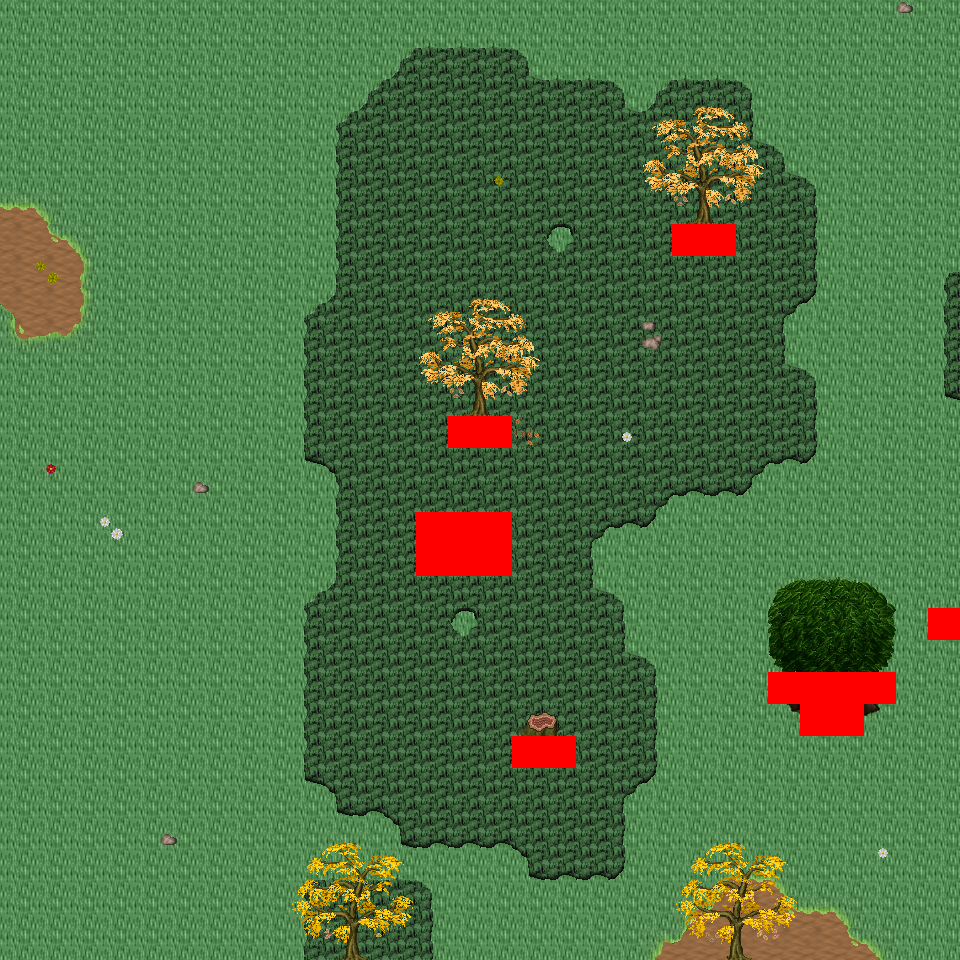

A 2D game scene composited from a Tiled map and its tileset images. What follows is a short description and the map's XML, with each tile layer's data collapsed to a summary:
An orthogonal 30x30 tile map with 32x32 px tiles, 6 tile layers (Ground, Object, Object2, Above, ...), 20 tilesets and 2 objects (2x mapExit).

<map version="1.0" orientation="orthogonal" renderorder="right-down" width="30" height="30" tilewidth="32" tileheight="32" nextobjectid="3">
  <tileset firstgid="1" name="tileset_logic_collision" tilewidth="32" tileheight="32" tilecount="1" columns="1">
    <image source="../drawable/tileset_logic_collision.png" width="32" height="32" />
  </tileset>
  <tileset firstgid="2" name="tileset_ground_ground" tilewidth="32" tileheight="32" tilecount="33" columns="3">
    <image source="../drawable/tileset_ground_ground.png" width="96" height="352" />
  </tileset>
  <tileset firstgid="35" name="tileset_ground_rock_pebbles" tilewidth="32" tileheight="32" tilecount="3" columns="1">
    <image source="../drawable/tileset_ground_rock_pebbles.png" width="32" height="96" />
  </tileset>
  <tileset firstgid="38" name="tileset_ground_grass_corners" tilewidth="32" tileheight="32" tilecount="24" columns="6">
    <image source="../drawable/tileset_ground_grass_corners.png" width="192" height="128" />
  </tileset>
  <tileset firstgid="62" name="tileset_ground_grass_edges" tilewidth="32" tileheight="32" tilecount="36" columns="12">
    <image source="../drawable/tileset_ground_grass_edges.png" width="384" height="96" />
  </tileset>
  <tileset firstgid="98" name="tileset_ground_grass_2" tilewidth="32" tileheight="32" tilecount="21" columns="3">
    <image source="../drawable/tileset_ground_grass_2.png" width="96" height="224" />
  </tileset>
  <tileset firstgid="119" name="tileset_plant_leaves" tilewidth="32" tileheight="32" tilecount="8" columns="4">
    <image source="../drawable/tileset_plant_leaves.png" width="128" height="64" />
  </tileset>
  <tileset firstgid="127" name="tileset_plant_tree_tree_darkgreen" tilewidth="32" tileheight="32" tilecount="88" columns="8">
    <image source="../drawable/tileset_plant_tree_tree_darkgreen.png" width="256" height="352" />
  </tileset>
  <tileset firstgid="215" name="tileset_plant_tree_fall_trees" tilewidth="32" tileheight="32" tilecount="40" columns="8">
    <image source="../drawable/tileset_plant_tree_fall_trees.png" width="256" height="160" />
  </tileset>
  <tileset firstgid="255" name="tileset_plant_tree_pine_tree" tilewidth="32" tileheight="32" tilecount="20" columns="4">
    <image source="../drawable/tileset_plant_tree_pine_tree.png" width="128" height="160" />
  </tileset>
  <tileset firstgid="275" name="tileset_plant_stump_hollow_logs" tilewidth="32" tileheight="32" tilecount="6" columns="3">
    <image source="../drawable/tileset_plant_stump_hollow_logs.png" width="96" height="64" />
  </tileset>
  <tileset firstgid="281" name="tileset_plant_stump_small_stump" tilewidth="32" tileheight="32" tilecount="4" columns="2">
    <image source="../drawable/tileset_plant_stump_small_stump.png" width="64" height="64" />
  </tileset>
  <tileset firstgid="285" name="tileset_plant_stump_stump_purple" tilewidth="32" tileheight="32" tilecount="4" columns="2">
    <image source="../drawable/tileset_plant_stump_stump_purple.png" width="64" height="64" />
  </tileset>
  <tileset firstgid="289" name="tileset_plant_flower_daisy_blue" tilewidth="32" tileheight="32" tilecount="8" columns="2">
    <image source="../drawable/tileset_plant_flower_daisy_blue.png" width="64" height="128" />
  </tileset>
  <tileset firstgid="297" name="tileset_plant_flower_daisy_red" tilewidth="32" tileheight="32" tilecount="8" columns="2">
    <image source="../drawable/tileset_plant_flower_daisy_red.png" width="64" height="128" />
  </tileset>
  <tileset firstgid="305" name="tileset_plant_flower_daisy_white" tilewidth="32" tileheight="32" tilecount="8" columns="2">
    <image source="../drawable/tileset_plant_flower_daisy_white.png" width="64" height="128" />
  </tileset>
  <tileset firstgid="313" name="tileset_plant_flower_daisy_yellow" tilewidth="32" tileheight="32" tilecount="8" columns="2">
    <image source="../drawable/tileset_plant_flower_daisy_yellow.png" width="64" height="128" />
  </tileset>
  <tileset firstgid="321" name="tileset_logic_creature_animal" tilewidth="32" tileheight="32" tilecount="32" columns="8">
    <image source="../drawable/tileset_logic_creature_animal.png" width="256" height="128" />
  </tileset>
  <tileset firstgid="353" name="tileset_logic_creature_reptile" tilewidth="32" tileheight="32" tilecount="7" columns="7">
    <image source="../drawable/tileset_logic_creature_reptile.png" width="224" height="32" />
  </tileset>
  <tileset firstgid="360" name="tileset_logic_creature_fowl" tilewidth="32" tileheight="32" tilecount="6" columns="6">
    <image source="../drawable/tileset_logic_creature_fowl.png" width="192" height="32" />
  </tileset>
  <layer name="Ground" width="30" height="30">
    <data>[900 cells, 900 non-empty, 3 distinct tile ids]</data>
  </layer>
  <layer name="Object" width="30" height="30">
    <data>[900 cells, 151 non-empty, 48 distinct tile ids]</data>
  </layer>
  <layer name="Object2" width="30" height="30">
    <data>[900 cells, 27 non-empty, 12 distinct tile ids]</data>
  </layer>
  <layer name="Above" width="30" height="30">
    <data>[900 cells, 78 non-empty, 46 distinct tile ids]</data>
  </layer>
  <layer name="Above2" width="30" height="30">
    <data>[900 cells, 0 non-empty, 0 distinct tile ids]</data>
  </layer>
  <layer name="Walkable" width="30" height="30">
    <data>[900 cells, 19 non-empty, 1 distinct tile ids]</data>
  </layer>
  <objectgroup name="MapEvents">
    <object id="1" name="south" type="mapExit" x="0" y="928" width="960" height="32">
      <properties>
        <property name="map" value="level_0_x38_y26" />
        <property name="x" value="0" />
        <property name="y" value="1" />
      </properties>
    </object>
    <object id="2" name="west" type="mapExit" x="0" y="0" width="32" height="960">
      <properties>
        <property name="map" value="level_0_x37_y25" />
        <property name="x" value="28" />
        <property name="y" value="0" />
      </properties>
    </object>
  </objectgroup>
</map>
